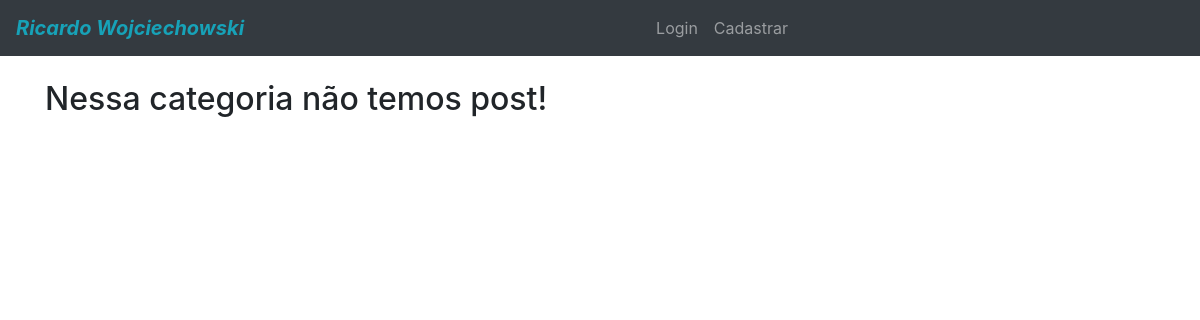
/categorias/Portfólio/, run on an earlier commit of the app's database.
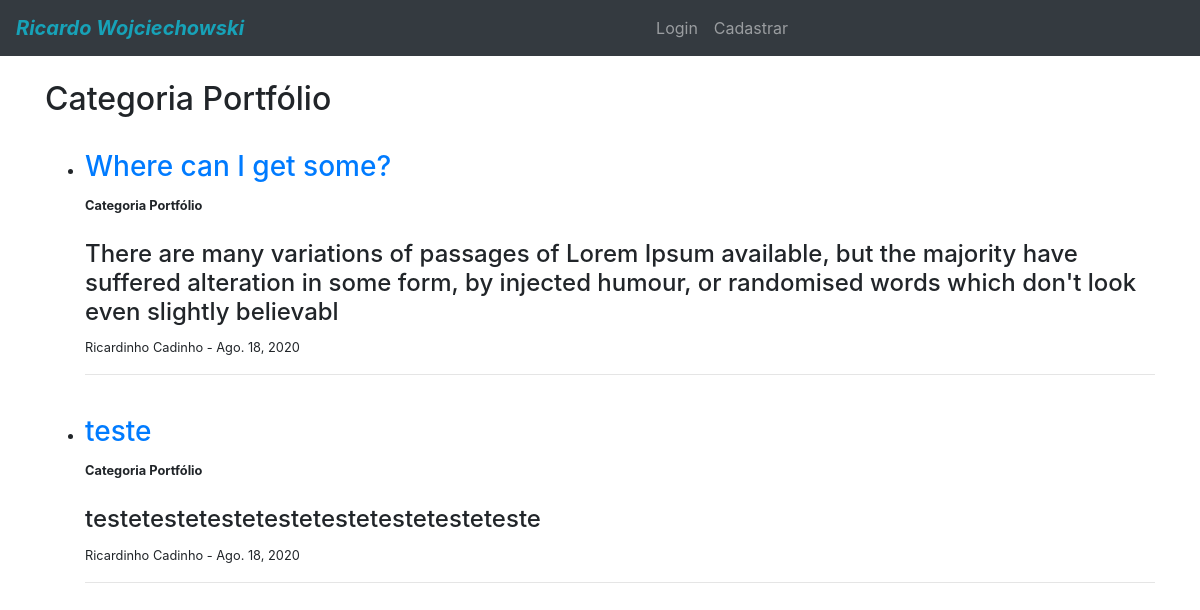
And on a later commit of the database.
### blog/models.py (models this page shows, shortened)
class Post(models.Model):
    title = models.CharField(max_length=255)
    author = models.ForeignKey(User, on_delete=models.CASCADE)
    body = models.TextField()
    post_date = models.DateField(auto_now_add=True)
    category = models.CharField(max_length=255, default='sem categoria')
    likes = models.ManyToManyField(User, related_name='blog_posts')

### blog/views.py (the view)
# urls.py: path('categorias/<str:cats>/', category_view, name='category'),
def category_view(request, cats):
    category_posts = Post.objects.filter(category=cats)
    return render(request, 'categories.html', {'cats': cats.title(), 'category_posts': category_posts})

### templates/categories.html
{% extends 'base.html' %}
{% block content %}
    {% if category_posts %}
        <h2>Categoria {{ cats }}</h2>
        <ul>
        {% for post in category_posts %}
            <br>
            <li>
                <h3><a href="{% url 'article-detail' post.pk %}">{{ post.title }}</a></h3>
                <small><b>Categoria {{ post.category }}</b></small>
                <br><br>
                <h4>{{ post.body | slice:":200" }}</h4>
                <p><small>{{ post.author.first_name }} {{ post.author.last_name }} - {{ post.post_date }}</small></p>
            </li>
            <hr>
        {% endfor %}
        </ul>
    {% else %}
        <h2>Nessa categoria não temos post!</h2>
    {% endif %}
{% endblock %}

### templates/base.html (shortened to what this page needs)
<!doctype html>
<html lang="en">
<head>
    <link rel="stylesheet" href="https://maxcdn.bootstrapcdn.com/bootstrap/4.0.0/css/bootstrap.min.css"
>
</head>
<body>
{% include 'navbar.html' %}
<div class="container">
    {% block content %}
    {% endblock %}
</div>
</body>
</html>

### templates/navbar.html (shortened to what this page needs)
<nav class="navbar navbar-expand-lg navbar-dark bg-dark mb-4">
    <a href="{% url 'home' %}" class=" navbar-brand text-info font-italic font-weight-bold">Ricardo Wojciechowski</a>
    <div class="collapse navbar-collapse" id="navbarSupportedContent">
        <ul class="navbar-nav mr-auto mx-auto">
            {% if user.is_authenticated %}
                <li class="nav-item">
                    <a class="nav-link" href="{% url 'add-post' %}">Novo post</a>
                </li>
                <li class="nav-item {% if request.path == add_category %} active {% endif %}">
                    <a class="nav-link" href="{% url 'add-category' %}">Nova categoria</a>
                </li>
                <li class="nav-item">
                    <a class="nav-link" href="{% url 'logout' %}">Logout</a>
                </li>
                <li class="">
                    <a class="nav-link border border-success text-success ml-5">Bem-vindo(A) {{ user.username }}</a>
                </li>
            {% else %}
                <li class="nav-item">
                    <a class="nav-link" href="{% url 'login' %}">Login</a>
                </li>
                <li class="nav-item">
                    <a class="nav-link" href="{% url 'register' %}">Cadastrar</a>
                </li>
            {% endif %}
        </ul>
    </div>
</nav>

What changed in the data, as far as the page shows it:
added Post: title "Where can I get some?", category "Portfólio", body "There are many variations of passages of Lorem Ipsum available, but the majority have suffered alteration in some form, by injected humour, or randomised words which don't look even slightly believabl", author.first_name "Ricardinho", author.last_name "Cadinho", post_date "Ago. 18, 2020"
added Post: title "teste", category "Portfólio", body "testetestetestetestetestetestetesteteste", author.first_name "Ricardinho", author.last_name "Cadinho", post_date "Ago. 18, 2020"
Also different on the page:
{{ cats }}: (not shown) → "Portfólio"
text no longer shown: "Nessa categoria não temos post!"
text now shown: "Categoria"
